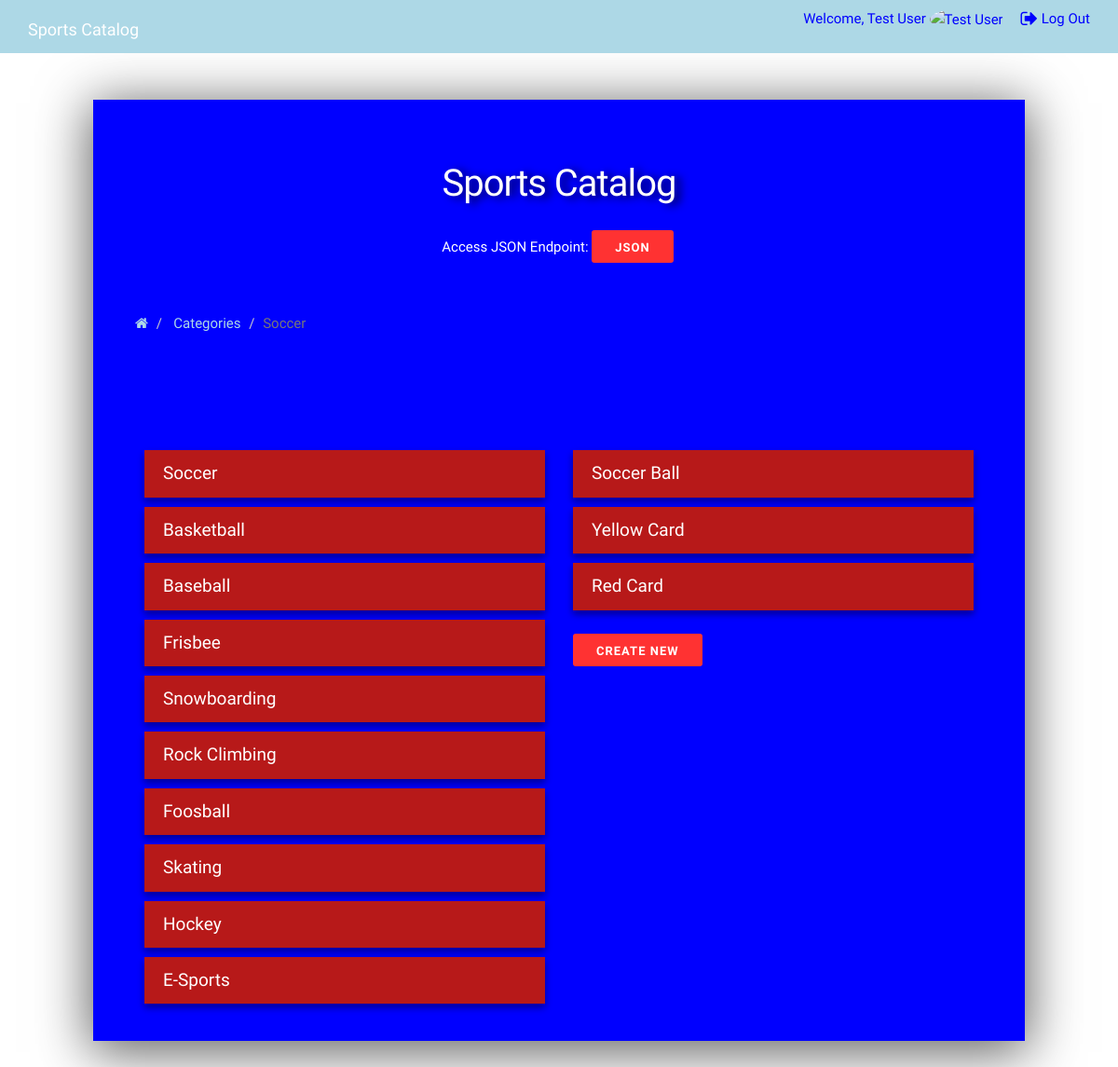
/catalog/1 (signed in), run on the app's committed database.
### database_setup.py (models this page shows, shortened)
class Category(Base):
    __tablename__ = 'category'
    id = Column(Integer, primary_key=True)
    name = Column(String(80), nullable=False)

class Item(Base):
    __tablename__ = 'item'
    id = Column(Integer, primary_key=True)
    name = Column(String(80), nullable=False)
    description = Column(String(250))
    picture = Column(String(250))
    created_at = Column(TIMESTAMP, nullable=False)
    updated_at = Column(TIMESTAMP)
    category_id = Column(Integer, ForeignKey('category.id'), nullable=False)
    category = relationship(Category)
    user_id = Column(Integer, ForeignKey('user.id'), nullable=False)
    user = relationship(User)

### catalog.py (the view)
@app.route('/catalog/<int:category_id>')
def displayCategory(category_id):
    categories = db_session.query(Category).all()
    item = db_session.query(Item).filter_by(id=category_id).one()
    category = db_session.query(Category).filter_by(
        id=item.category_id).one()
    for c in categories:
        if c.id == category_id:
            category = c
            break
    items = db_session.query(Item).filter_by(category_id=category.id).all()
    return render_template(
        'category.html', category=category, categories=categories, items=items)

### templates/category.html
{% extends "index.html" %}
{% block content %}
<ol class="breadcrumb">
    <li> <a href="/"><i class="fa fa-home" aria-hidden="true"></i></a> </li>
    <li> <a href="/catalog">Categories</a> </li>
    <li class="active">{{ category.name }} </li>
</ol>
<div class="row">
    <div class="display">
        <div class="col-md-6">
            <h3 class="text-center">Categories</h3>
            <ul>
                {% for c in categories %}
                <li class="list"> <a href="{{ url_for('displayCategory', category_id=c.id) }}" id="full-pad">{{ c.name }}</a>
                </li>
                {% endfor %}
            </ul>
        </div>
        <div class="col-md-6">
            <h3 class="text-center">{{ category.name }}</h3>
            <ul>
                {% for i in items %}
                <li class="list"> <a href="{{ url_for('displayItem',
                            category_id=category.id,
                            item_id=i.id) }}" id="full-pad">{{ i.name }}</a>
                </li>
                {% endfor %}
            </ul>
            {% if 'username' in session %}
            <button> <a href="{{ url_for('createNew', category_id=category.id) }}">Create New</a></button>
            {% endif %}
        </div>
    </div>
</div>
{% endblock %}

### static/css/styles.css (style rules this page uses)
html { font-size: 62.5%; }
body { font-size: 1.5em; line-height: 1.6; font-weight: 400; font-family: 'Droid Sans', sans-serif; color: blue; }
ul { list-style: none; }
ol, ul { padding-left: 0; margin-top: 25px; }
ul li a { text-decoration: none; display: block; width: 100%; height: 100%; }
button, button { display: inline-block; padding: 0 25px; font-size: 13px; font-weight: 600; line-height: 38px; letter-spacing: .1rem; text-transform: uppercase; white-space: nowrap; border-radius: 4px; cursor: pointer; box-sizing: border-box; }
.list { margin-bottom: 10px; font-size: 19px; background-color: #b71919; box-shadow: 0 4px 8px rgba(0, 0, 0, 0.25), 0 4px 7px rgba(0, 0, 0, 0.22); -webkit-transition: all 150ms ease-in; -webkit-transform: scale(1); -ms-transition: all 150ms ease-in; -ms-transform: scale(1); -moz-transition: all 150ms ease-in; -moz-transform: scale(1); transition: all 150ms ease-in; transform: scale(1); }
#full-pad { padding: 10px 20px 10px 20px; }
ul, ol, form { margin-bottom: 2.5rem; }
a:link, a:active, a:visited { color: #FFFFFF; text-decoration: none; }
a.button, .button, button, input[type="button"] { color: white; border: none; border-radius: 3px; height: 35px; margin-right: .3rem; background: #ff3232; }
.breadcrumb { background-color: #0000FF ; }
.breadcrumb a { color: lightblue; }
.display { margin: 25px; }

### data on the page
Category: name "Soccer"
Category: name "Basketball"
Category: name "Baseball"
Category: name "Frisbee"
Category: name "Snowboarding"
Category: name "Rock Climbing"
Category: name "Foosball"
Category: name "Skating"
Category: name "Hockey"
Category: name "E-Sports"
Item: name "Soccer Ball"
Item: name "Yellow Card"
Item: name "Red Card"

### other printed values
{{ session['username'] }} "Test User"
